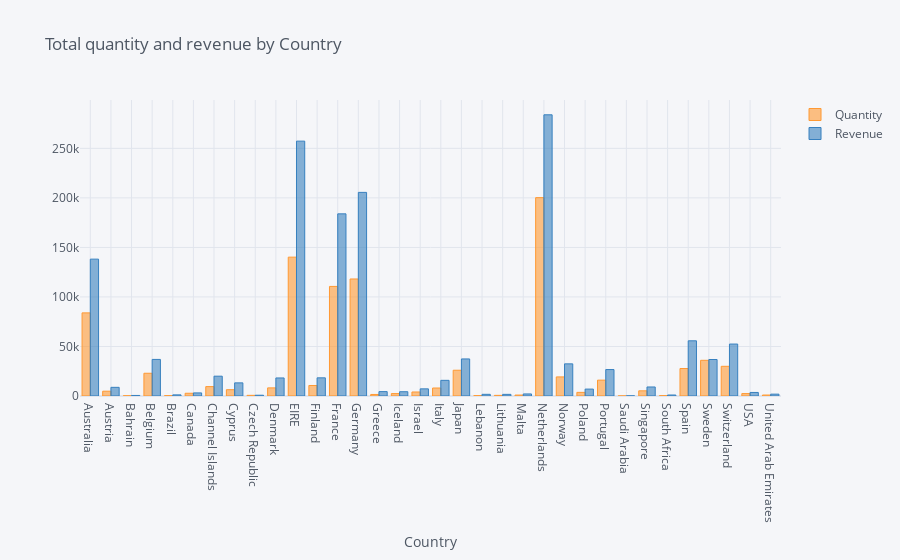

Notebook code for this chart:
### Markdown cell above
## 1. Create an interactive bar chart showing total quantity and revenue by country (excluding United Kingdom) for the month of April 2011.

### Code cell
g1=df[df.Country!='United Kingdom'] 
g1=g1.groupby('Country').sum()

g1=g1[['Quantity','Revenue']]
g1.iplot(kind='bar', xTitle= 'Country', title= 'Total quantity and revenue by Country')

### Figure 1 — Plotly figure (JSON) as saved in the notebook; plotly's stock layout.template omitted (floating-point values rounded to 4 significant figures)
{"data": [{"marker": {"color": "rgba(255, 153, 51, 0.6)", "line": {"color": "rgba(255, 153, 51, 1.0)", "width": 1}}, "name": "Quantity", "orientation": "v", "text": "", "type": "bar", "x": ["Australia", "Austria", "Bahrain", "Belgium", "Brazil", "Canada", "Channel Islands", "Cyprus", "Czech Republic", "Denmark", "EIRE", "Finland", "France", "Germany", "Greece", "Iceland", "Israel", "Italy", "Japan", "Lebanon", "Lithuania", "Malta", "Netherlands", "Norway", "Poland", "Portugal", "Saudi Arabia", "Singapore", "South Africa", "Spain", "Sweden", "Switzerland", "USA", "United Arab Emirates"], "y": [83900, 4844, 260, 22962, 356, 2762, 9487, 6359, 670, 8193, 140175, 10608, 110637, 118139, 1550, 2458, 4046, 8067, 26016, 386, 652, 958, 200258, 19276, 3675, 16017, 80, 5234, 351, 27731, 36042, 29980, 2458, 981]}, {"marker": {"color": "rgba(55, 128, 191, 0.6)", "line": {"color": "rgba(55, 128, 191, 1.0)", "width": 1}}, "name": "Revenue", "orientation": "v", "text": "", "type": "bar", "x": ["Australia", "Austria", "Bahrain", "Belgium", "Brazil", "Canada", "Channel Islands", "Cyprus", "Czech Republic", "Denmark", "EIRE", "Finland", "France", "Germany", "Greece", "Iceland", "Israel", "Italy", "Japan", "Lebanon", "Lithuania", "Malta", "Netherlands", "Norway", "Poland", "Portugal", "Saudi Arabia", "Singapore", "South Africa", "Spain", "Sweden", "Switzerland", "USA", "United Arab Emirates"], "y": [138200.0, 8743.0, 548.4, 36930.0, 1144.0, 3115.0, 20010.0, 13250.0, 786.7, 18210.0, 257300.0, 18340.0, 183900.0, 205600.0, 4426.0, 4310.0, 7222.0, 15820.0, 37420.0, 1694.0, 1661.0, 2071.0, 283900.0, 32450.0, 6975.0, 26710.0, 145.9, 9120.0, 1002.0, 55730.0, 36840.0, 52440.0, 3580.0, 1865.0]}], "layout": {"legend": {"bgcolor": "#F5F6F9", "font": {"color": "#4D5663"}}, "paper_bgcolor": "#F5F6F9", "plot_bgcolor": "#F5F6F9", "title": {"font": {"color": "#4D5663"}, "text": "Total quantity and revenue by Country"}, "xaxis": {"gridcolor": "#E1E5ED", "showgrid": true, "tickfont": {"color": "#4D5663"}, "title": {"font": {"color": "#4D5663"}, "text": "Country"}, "zerolinecolor": "#E1E5ED"}, "yaxis": {"gridcolor": "#E1E5ED", "showgrid": true, "tickfont": {"color": "#4D5663"}, "title": {"font": {"color": "#4D5663"}, "text": ""}, "zerolinecolor": "#E1E5ED"}}}
